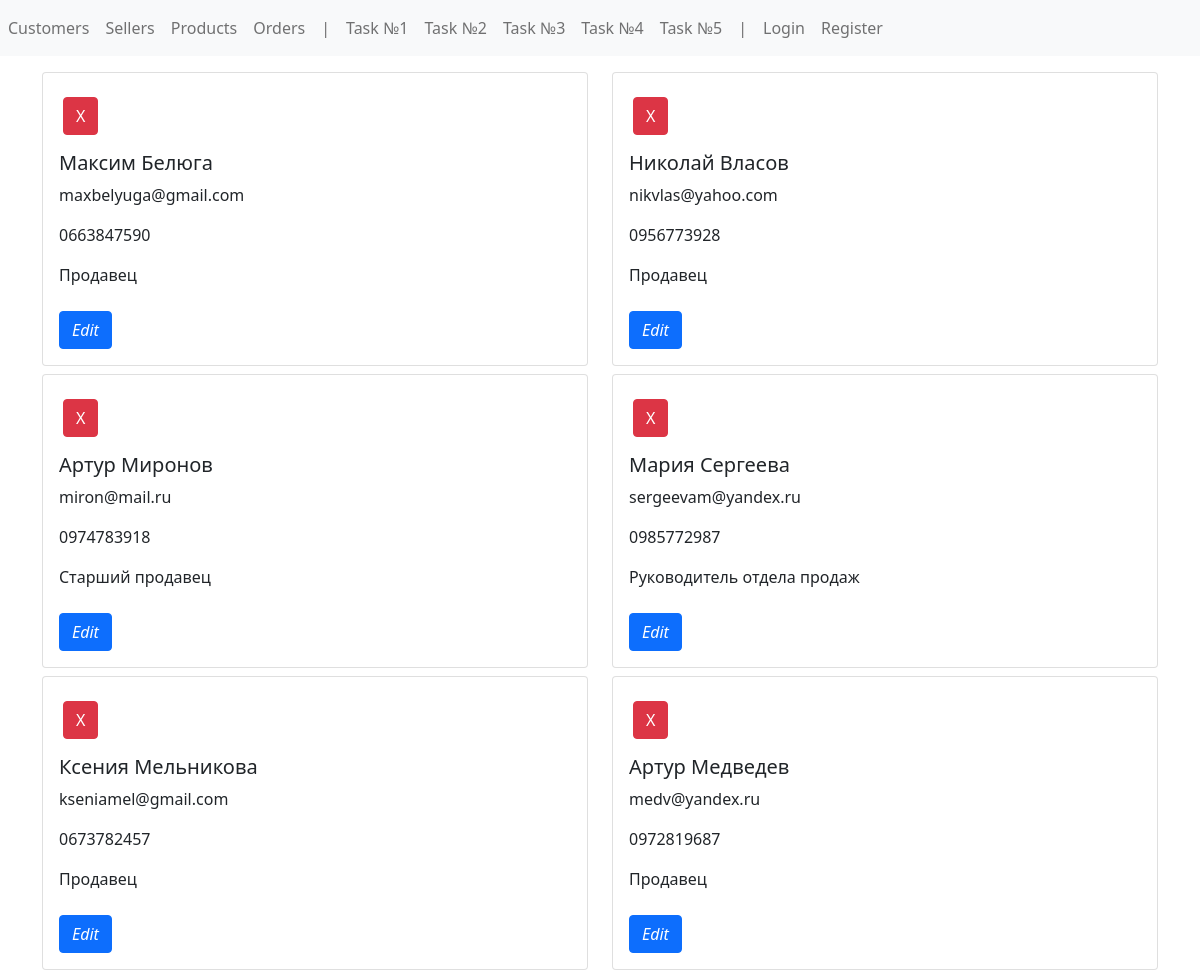
Screenshot of /seller with the database file from the repository.
### config/models.py (models this page shows, shortened)
class Seller(models.Model):
    first_name = models.CharField(max_length=64, blank=False, verbose_name='Имя')
    last_name = models.CharField(max_length=64, blank=False, verbose_name='Фамилия')
    email = models.EmailField(max_length=64, blank=True, null=True, verbose_name='Почта')
    phone = models.CharField(max_length=32, blank=False, verbose_name='Телефон')
    POSITION_CHOICES = [
        (0, 'Продавец'),
        (1, 'Старший продавец'),
        (2, 'Руководитель отдела продаж')
    ]
    date = models.DateField(blank=False, verbose_name='Дата контракта')
    position = models.IntegerField(
        blank=False,
        choices=POSITION_CHOICES,
        default=0,
        verbose_name='Должность'
    )
    def flavor_verbose(self):
        return dict(Seller.POSITION_CHOICES)[self.position]
    class Meta:
        verbose_name = 'Продавец'
        verbose_name_plural = 'Продавцы'

### config/views.py (the view)
# urls.py: path('seller', seller, name='seller'),
def seller(request):
    if request.method == 'POST':
        current_id = request.POST.get('id', None)
        seller = get_object_or_404(pk=current_id, klass=Seller)
        seller.delete()
        seller_list = Seller.objects.all()
    else:
        seller_list = Seller.objects.all()
    return render(request, 'seller.html', {'seller_list': seller_list})

### templates/seller.html (shortened to what this page needs)
{% extends 'base.html' %}
{% block content %}
<div class="container mt-2">
    <div class="row">
        {% for seller in seller_list %}
        <div class="col-md-6">
            <div class="card  mt-2">
                <form action="{% url 'seller' %}" method="post" class="mt-4"
                      style="padding-left: 20px;">
                    <button class="btn btn-danger">X</button>
                </form>
                <div class="card-body">
                    <h5 class="card-title">{{ seller.first_name }} {{ seller.last_name }}</h5>
                    <p class="card-text">{{ seller.email }}</p>
                    <p class="card-text">{{ seller.phone }}</p>
                    <p class="card-text">{{ seller.flavor_verbose }}</p>
                    <form action="{% url 'edit_seller' seller.id %}" method="get" class="mt-4"
                      style="padding-right: 20px;">
                    <button class="btn btn-primary">
                        <i class="fas fa-edit">Edit</i>
                    </button>
                </form>
                </div>
            </div>
        </div>
    {% endfor %}
{% endblock %}

### rows the page displays
Seller: first_name "Максим", last_name "Белюга", email "maxbelyuga@gmail.com", phone "0663847590", flavor_verbose "Продавец"
Seller: first_name "Николай", last_name "Власов", email "nikvlas@yahoo.com", phone "0956773928", flavor_verbose "Продавец"
Seller: first_name "Артур", last_name "Миронов", email "miron@mail.ru", phone "0974783918", flavor_verbose "Старший продавец"
Seller: first_name "Мария", last_name "Сергеева", email "sergeevam@yandex.ru", phone "0985772987", flavor_verbose "Руководитель отдела продаж"
Seller: first_name "Ксения", last_name "Мельникова", email "kseniamel@gmail.com", phone "0673782457", flavor_verbose "Продавец"
Seller: first_name "Артур", last_name "Медведев", email "medv@yandex.ru", phone "0972819687", flavor_verbose "Продавец"
